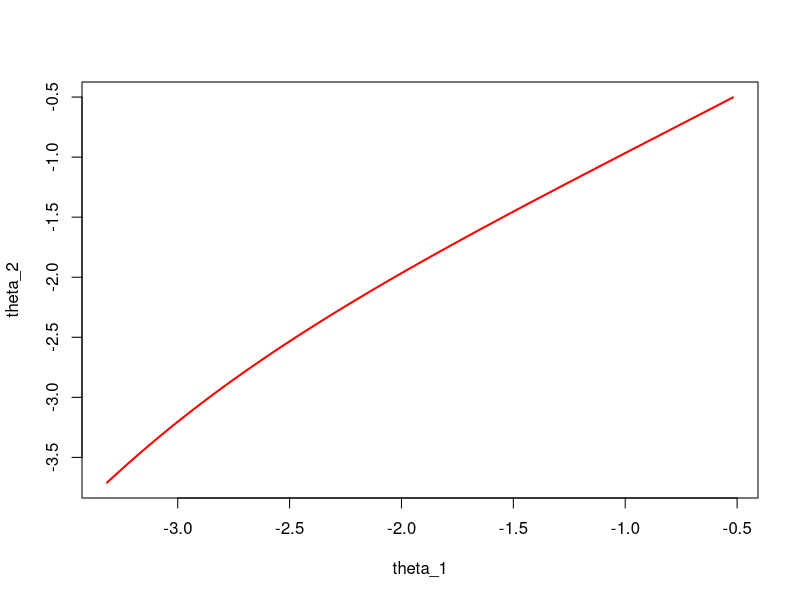

The R script that drew this image:
#fixed number of iterations SGD and GD
num_iters_sgd = 1000;
num_iters_gd = 1000;
d = 2;
w = rep(0,d+1); w2 = rep(0,d+1);
eta_gd = 1; eta_sgd = 1;

likelihood <- function(w) {return(log(1 + exp(-ry*w%*%rx)))}

grad_l <- function(w, rx,ry) {return(-ry*rx*1/(1+exp(ry*w%*%rx)))}

lambda_gl <- function(r){ return(grad_l(w2,r[-1],r[1]))}

N = 1000; p = rbinom(N,1,0.5); 
x = rnorm(N*d,mean=-1,sd=sqrt(d)/2)*p + rnorm(N*d,mean=1,sd=sqrt(d)/2)*(1-p);
y = p; y[which(y==0)] = -1;
X = matrix(x,N,d, byrow=F); X = cbind(1,X);

pt <- proc.time()[3];
total_w = 0;
plot_est_ws_sgd = c();
for(t in 1:num_iters_sgd){
  r_ind = sample.int(N,1); rx = X[r_ind,]; ry = y[r_ind]; 
  g = -1*grad_l(w, rx,ry);
  #eta_sgd = 1/sqrt(t);
  w = w + eta_sgd*g;
  total_w = total_w + w;
  plot_est_ws_sgd = c(plot_est_ws_sgd, total_w/t)
}
sgd_w = total_w/num_iters_sgd;
time_sgd = proc.time()[3] - pt;

pt <- proc.time()[3]
plot_est_ws_gd = c();
for(t in 1:num_iters_gd){
  sg = rep(0, d+1);
  for(n in 1:N){
    sg = sg+grad_l(w2,X[n,],y[n]);
  }
  #eta_gd = 1/sqrt(t);
  w2 = w2 - eta_gd*sg/N;
  plot_est_ws_gd = c(plot_est_ws_gd, w2)
}
gd_w = w2;
time_gd = proc.time()[3] - pt;

pt <- proc.time()[3]
iwls = glm(p~1+X[,2]+X[,3], family="binomial", start=rep(0,d+1))
time_iwls = proc.time()[3] - pt

iwls$coefficients
sgd_w
gd_w

time_iwls
time_sgd
time_gd

plot(plot_est_ws_gd[seq(2,length(plot_est_ws_gd), 3)],plot_est_ws_gd[seq(3,length(plot_est_ws_gd), 3)], type='l', lwd=2, col="red", xlab = "theta_1", ylab = "theta_2")
#points(1:(length(plot_est_ws_sgd)/3), plot_est_ws_sgd[seq(2,length(plot_est_ws_sgd), 3)], pch=20, col="blue")

